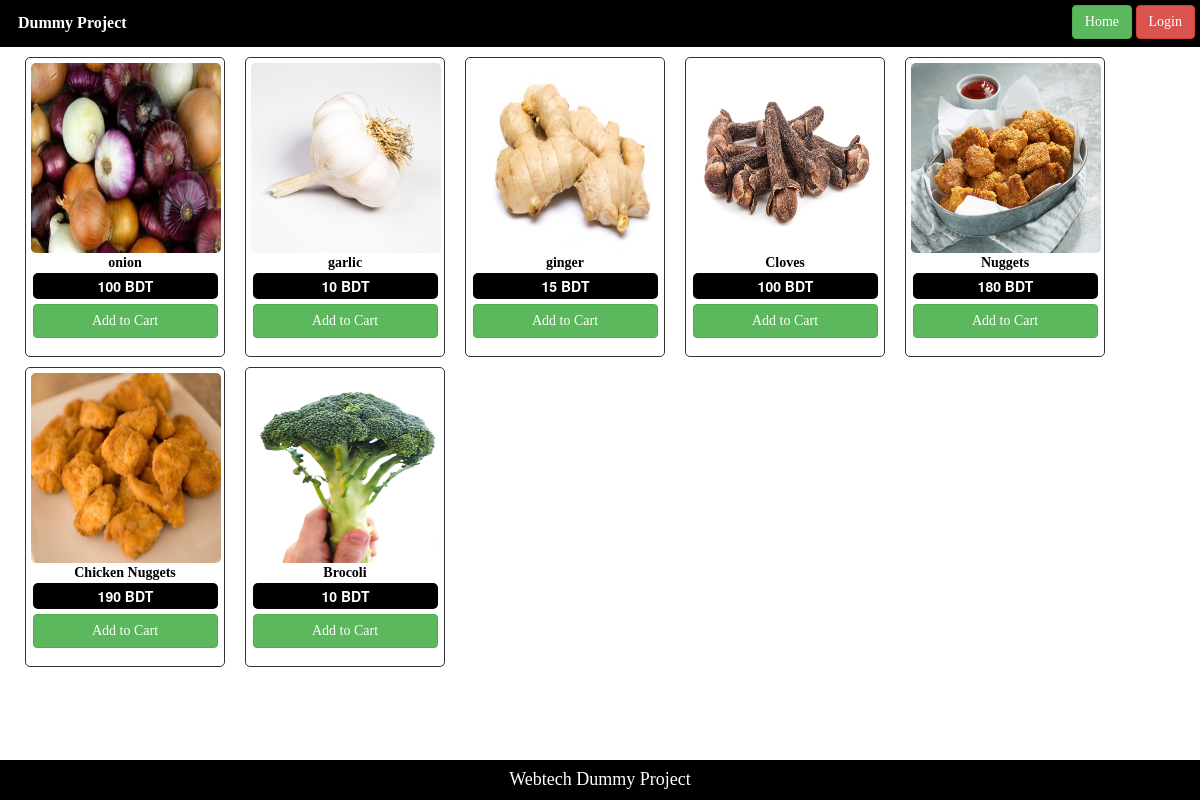
The page /views/index.php on the database its author committed.
### tables this page shows
CREATE TABLE `products` (
  `id` int(10) NOT NULL,
  `name` varchar(50) NOT NULL,
  `category_id` int(11) NOT NULL,
  `unit_price` int(11) NOT NULL,
  `unit_qty` int(11) NOT NULL,
  `description` text NOT NULL,
  `image` varchar(100) DEFAULT NULL
);

### models/database.php (called while the page is built, shortened)
<?php
	 $serverName="localhost";
	 $userName="root";
	 $password="";
	 $dbName="dummy_project";
	function get($query)
	{
        $data=array();
		global $serverName,$userName,$password,$dbName;
		$conn = mysqli_connect( $serverName, $userName, $password, $dbName);
        $result=mysqli_query($conn,$query);
        if(mysqli_num_rows($result) > 0)
        {
            while($row = mysqli_fetch_assoc($result))
            {
                $entity=array();
                foreach($row as $k=>$v)
                {
                    $entity[$k] = $row[$k];
                }
                $data[] = $entity;
            }
        }
		return $data;
	}
?>

### controllers/ProductController.php (called while the page is built, shortened)
<?php
	require_once '../models/database.php';
	function getAllProducts()
	{
		$query ="SELECT * FROM products";
		$products = get($query);
		return $products;
	}
?>

### views/index.php (the view)
<?php include 'main_header.php';
	require_once("../controllers/ProductController.php");
	$products=getAllProducts();
?>
<div class="col-md-12">
		<?php
			foreach($products as $product)
			{
		?>
			<div class="card-product col-md-4">
					<a href="item.php?id=<?php echo $product["id"];?>">
						<img class="card-image" src="<?php echo $product["image"];?>"></img>
						<b class="text"> <?php echo $product["name"];?></b>
					</a>
					<div class="price-label"><span ><b><?php echo $product["unit_price"];?> BDT</b></span></div>
					<div class="add-to-cart"><a class="btn btn-success" style="width:185px;font-family:consolas;margin-top:5px;">Add to Cart</a></span></div>
			</div>
		<?php
			}
		?>
</div>
<?php include 'main_footer.php';?>

### views/main_header.php (shortened to what this page needs)
<html>
	<head>
		<link rel="stylesheet" href="https://maxcdn.bootstrapcdn.com/bootstrap/3.3.7/css/bootstrap.min.css">
		<link rel="stylesheet" href="styles/mystyle.css">
	</head>
	<body>
		<div class="header-index">
			<a class="btn"><b class="text-white name">Dummy Project</b></a>
			<div class="pull-right">
				<a class="btn btn-success" href="index.php">Home</a>
				<a class="btn btn-danger" href="login.php">Login</a>
			</div>
		</div>

### views/main_footer.php
		<footer class="footer">
			<h4>Webtech Dummy Project</h4>
		</footer>
	</body>
</html>

### views/styles/mystyle.css (style rules this page uses)
body { background-color:white; padding:0px; }
.text { font-family:consolas; color:black; }
.text-white { font-family:consolas; color:white; }
.footer { position:fixed; left:0; bottom:0; width: 100%; background-color: black; color: white; text-align: center; font-family:consolas; }
.header-index { position:relative; left:0; top:0; width: 100%; background-color: black; color: white; font-family:consolas; padding:5px; }
.name { font-family:consolas; font-size:16px; }
.card-product { border:1px solid; width:200px; height:300px; margin-left:10px; margin-right:10px; margin-top:10px; border-radius: 5px; text-align: center; padding:5px; }
.card-image { width:190px; height:190px; border-radius: 5px; }
.price-label { width:185px; padding:3px; margin-left:2px; background-color:black; color:white; border-radius: 5px; }
.btn { font-family:consolas; }

### rows shown on the page
products: image (picture), name "onion", unit_price "100"
products: image (picture), name "garlic", unit_price "10"
products: image (picture), name "ginger", unit_price "15"
products: image (picture), name "Cloves", unit_price "100"
products: image (picture), name "Nuggets", unit_price "180"
products: image (picture), name "Chicken Nuggets", unit_price "190"
products: image (picture), name "Brocoli", unit_price "10"
